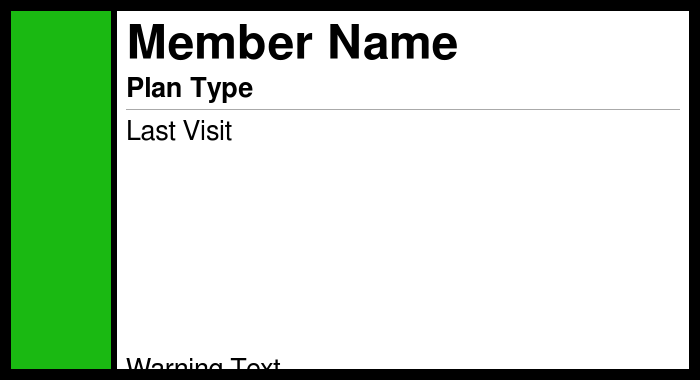
<?xml version="1.0" encoding="UTF-8"?>
<ui version="4.0">
 <class>AccessDialog</class>
 <widget class="QDialog" name="AccessDialog">
  <property name="windowModality">
   <enum>Qt::NonModal</enum>
  </property>
  <property name="geometry">
   <rect>
    <x>0</x>
    <y>0</y>
    <width>700</width>
    <height>380</height>
   </rect>
  </property>
  <property name="minimumSize">
   <size>
    <width>700</width>
    <height>380</height>
   </size>
  </property>
  <property name="windowTitle">
   <string>Access</string>
  </property>
  <property name="styleSheet">
   <string notr="true">background-color: rgb(0, 0, 0);</string>
  </property>
  <property name="modal">
   <bool>false</bool>
  </property>
  <layout class="QHBoxLayout" name="horizontalLayout">
   <item>
    <widget class="QFrame" name="frameLeftBar">
     <property name="minimumSize">
      <size>
       <width>100</width>
       <height>0</height>
      </size>
     </property>
     <property name="maximumSize">
      <size>
       <width>100</width>
       <height>16777215</height>
      </size>
     </property>
     <property name="styleSheet">
      <string notr="true">background-color: rgb(26, 185, 18);</string>
     </property>
     <property name="frameShape">
      <enum>QFrame::NoFrame</enum>
     </property>
     <property name="frameShadow">
      <enum>QFrame::Plain</enum>
     </property>
    </widget>
   </item>
   <item>
    <widget class="QFrame" name="frame_2">
     <property name="styleSheet">
      <string notr="true">background-color: rgb(255, 255, 255);
color: rgb(0, 0, 0);</string>
     </property>
     <property name="frameShape">
      <enum>QFrame::NoFrame</enum>
     </property>
     <property name="frameShadow">
      <enum>QFrame::Plain</enum>
     </property>
     <layout class="QVBoxLayout" name="verticalLayout">
      <item>
       <widget class="QLabel" name="labelName">
        <property name="font">
         <font>
          <family>FreeSans</family>
          <pointsize>36</pointsize>
          <weight>75</weight>
          <bold>true</bold>
         </font>
        </property>
        <property name="text">
         <string>Member Name</string>
        </property>
       </widget>
      </item>
      <item>
       <widget class="QLabel" name="labelPlan">
        <property name="font">
         <font>
          <family>FreeSans</family>
          <pointsize>20</pointsize>
          <weight>75</weight>
          <bold>true</bold>
         </font>
        </property>
        <property name="text">
         <string>Plan Type</string>
        </property>
       </widget>
      </item>
      <item>
       <spacer name="verticalSpacer">
        <property name="orientation">
         <enum>Qt::Vertical</enum>
        </property>
        <property name="sizeHint" stdset="0">
         <size>
          <width>20</width>
          <height>40</height>
         </size>
        </property>
       </spacer>
      </item>
      <item>
       <widget class="Line" name="line">
        <property name="orientation">
         <enum>Qt::Horizontal</enum>
        </property>
       </widget>
      </item>
      <item>
       <widget class="QLabel" name="labelLastVisit">
        <property name="minimumSize">
         <size>
          <width>0</width>
          <height>60</height>
         </size>
        </property>
        <property name="font">
         <font>
          <family>FreeSans</family>
          <pointsize>20</pointsize>
         </font>
        </property>
        <property name="text">
         <string>Last Visit</string>
        </property>
        <property name="alignment">
         <set>Qt::AlignLeading|Qt::AlignLeft|Qt::AlignTop</set>
        </property>
        <property name="wordWrap">
         <bool>true</bool>
        </property>
       </widget>
      </item>
      <item>
       <widget class="QLabel" name="labelWarning">
        <property name="minimumSize">
         <size>
          <width>0</width>
          <height>200</height>
         </size>
        </property>
        <property name="font">
         <font>
          <family>FreeSans</family>
          <pointsize>20</pointsize>
         </font>
        </property>
        <property name="text">
         <string>Warning Text</string>
        </property>
        <property name="alignment">
         <set>Qt::AlignBottom|Qt::AlignLeading|Qt::AlignLeft</set>
        </property>
        <property name="wordWrap">
         <bool>true</bool>
        </property>
       </widget>
      </item>
     </layout>
    </widget>
   </item>
  </layout>
 </widget>
 <resources/>
 <connections/>
</ui>
